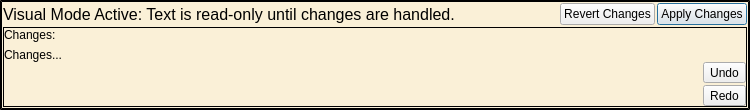
<?xml version="1.0" encoding="UTF-8"?>
<ui version="4.0">
 <class>EditModeBanner</class>
 <widget class="QWidget" name="EditModeBanner">
  <property name="geometry">
   <rect>
    <x>0</x>
    <y>0</y>
    <width>750</width>
    <height>110</height>
   </rect>
  </property>
  <property name="maximumSize">
   <size>
    <width>16777215</width>
    <height>110</height>
   </size>
  </property>
  <property name="windowTitle">
   <string>Form</string>
  </property>
  <property name="styleSheet">
   <string notr="true">.QWidget {
   background-color: rgb(250, 240, 215);
}

QStackedWidget {
border-color: rgb(0, 0, 0);
border-width: 2px;
border-style: outset;
}

QLabel {
   color: rgb(0, 0, 0);
}</string>
  </property>
  <layout class="QHBoxLayout" name="horizontalLayout">
   <property name="spacing">
    <number>0</number>
   </property>
   <property name="leftMargin">
    <number>0</number>
   </property>
   <property name="topMargin">
    <number>0</number>
   </property>
   <property name="rightMargin">
    <number>0</number>
   </property>
   <property name="bottomMargin">
    <number>0</number>
   </property>
   <item>
    <widget class="QStackedWidget" name="stackedWidget">
     <property name="currentIndex">
      <number>0</number>
     </property>
     <widget class="QWidget" name="visualModePage">
      <layout class="QVBoxLayout" name="verticalLayout_4">
       <property name="spacing">
        <number>2</number>
       </property>
       <property name="leftMargin">
        <number>1</number>
       </property>
       <property name="topMargin">
        <number>1</number>
       </property>
       <property name="rightMargin">
        <number>1</number>
       </property>
       <property name="bottomMargin">
        <number>1</number>
       </property>
       <item>
        <layout class="QHBoxLayout" name="horizontalLayout_5">
         <item>
          <widget class="QLabel" name="visualModeLabel">
           <property name="font">
            <font>
             <pointsize>12</pointsize>
            </font>
           </property>
           <property name="text">
            <string>Visual Mode Active: Text is read-only until changes are handled.</string>
           </property>
          </widget>
         </item>
         <item>
          <spacer name="horizontalSpacer">
           <property name="orientation">
            <enum>Qt::Horizontal</enum>
           </property>
           <property name="sizeHint" stdset="0">
            <size>
             <width>40</width>
             <height>20</height>
            </size>
           </property>
          </spacer>
         </item>
         <item>
          <layout class="QHBoxLayout" name="horizontalLayout_2">
           <item>
            <widget class="QPushButton" name="revertButton">
             <property name="text">
              <string>Revert Changes</string>
             </property>
            </widget>
           </item>
           <item>
            <widget class="QPushButton" name="applyButton">
             <property name="text">
              <string>Apply Changes</string>
             </property>
             <property name="autoDefault">
              <bool>true</bool>
             </property>
             <property name="default">
              <bool>true</bool>
             </property>
             <property name="flat">
              <bool>false</bool>
             </property>
            </widget>
           </item>
          </layout>
         </item>
        </layout>
       </item>
       <item>
        <widget class="QFrame" name="frame">
         <property name="frameShape">
          <enum>QFrame::Box</enum>
         </property>
         <property name="frameShadow">
          <enum>QFrame::Plain</enum>
         </property>
         <layout class="QHBoxLayout" name="horizontalLayout_6" stretch="1,0">
          <property name="leftMargin">
           <number>0</number>
          </property>
          <property name="topMargin">
           <number>0</number>
          </property>
          <property name="rightMargin">
           <number>0</number>
          </property>
          <property name="bottomMargin">
           <number>0</number>
          </property>
          <item>
           <layout class="QVBoxLayout" name="verticalLayout_3" stretch="0,1">
            <item>
             <widget class="QLabel" name="label_2">
              <property name="text">
               <string>Changes:</string>
              </property>
             </widget>
            </item>
            <item>
             <widget class="QLabel" name="changeListLabel">
              <property name="maximumSize">
               <size>
                <width>16777215</width>
                <height>16777215</height>
               </size>
              </property>
              <property name="frameShape">
               <enum>QFrame::NoFrame</enum>
              </property>
              <property name="text">
               <string>Changes...</string>
              </property>
              <property name="alignment">
               <set>Qt::AlignLeading|Qt::AlignLeft|Qt::AlignTop</set>
              </property>
             </widget>
            </item>
           </layout>
          </item>
          <item>
           <layout class="QVBoxLayout" name="verticalLayout">
            <property name="spacing">
             <number>2</number>
            </property>
            <item>
             <spacer name="verticalSpacer">
              <property name="orientation">
               <enum>Qt::Vertical</enum>
              </property>
              <property name="sizeHint" stdset="0">
               <size>
                <width>20</width>
                <height>40</height>
               </size>
              </property>
             </spacer>
            </item>
            <item>
             <widget class="QToolButton" name="undoButton">
              <property name="sizePolicy">
               <sizepolicy hsizetype="Expanding" vsizetype="Fixed">
                <horstretch>0</horstretch>
                <verstretch>0</verstretch>
               </sizepolicy>
              </property>
              <property name="text">
               <string>Undo</string>
              </property>
             </widget>
            </item>
            <item>
             <widget class="QToolButton" name="redoButton">
              <property name="sizePolicy">
               <sizepolicy hsizetype="Expanding" vsizetype="Fixed">
                <horstretch>0</horstretch>
                <verstretch>0</verstretch>
               </sizepolicy>
              </property>
              <property name="text">
               <string>Redo</string>
              </property>
             </widget>
            </item>
           </layout>
          </item>
         </layout>
        </widget>
       </item>
      </layout>
     </widget>
     <widget class="QWidget" name="textModePage">
      <layout class="QHBoxLayout" name="horizontalLayout_4">
       <property name="spacing">
        <number>0</number>
       </property>
       <property name="leftMargin">
        <number>2</number>
       </property>
       <property name="topMargin">
        <number>0</number>
       </property>
       <property name="rightMargin">
        <number>0</number>
       </property>
       <property name="bottomMargin">
        <number>0</number>
       </property>
       <item>
        <widget class="QLabel" name="textModeLabel">
         <property name="font">
          <font>
           <pointsize>12</pointsize>
          </font>
         </property>
         <property name="text">
          <string>Text Mode Active</string>
         </property>
        </widget>
       </item>
      </layout>
     </widget>
     <widget class="QWidget" name="applyingChangesPage">
      <layout class="QHBoxLayout" name="horizontalLayout_3">
       <property name="spacing">
        <number>0</number>
       </property>
       <property name="leftMargin">
        <number>2</number>
       </property>
       <property name="topMargin">
        <number>0</number>
       </property>
       <property name="rightMargin">
        <number>0</number>
       </property>
       <property name="bottomMargin">
        <number>0</number>
       </property>
       <item>
        <widget class="QLabel" name="applyingChangesLabel">
         <property name="font">
          <font>
           <pointsize>12</pointsize>
          </font>
         </property>
         <property name="text">
          <string>Applying changes, please wait ...</string>
         </property>
        </widget>
       </item>
      </layout>
     </widget>
    </widget>
   </item>
  </layout>
 </widget>
 <resources/>
 <connections/>
</ui>
